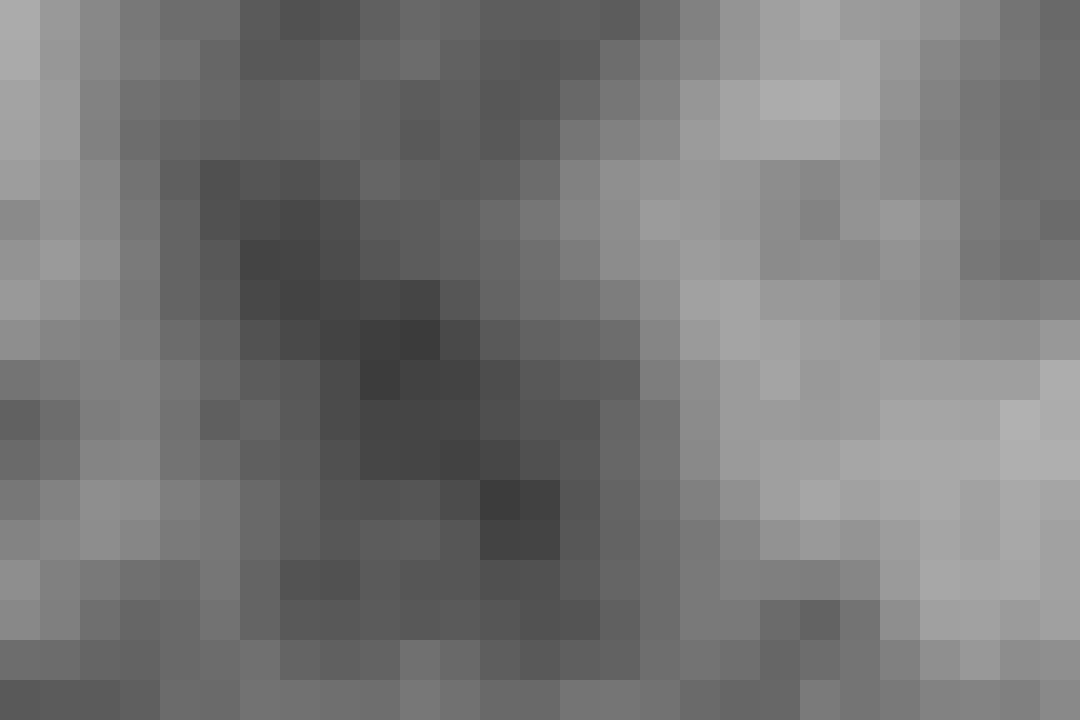
Frame 1 (no input)
Frame 60 (no input): identical to frame 1, image omitted
Frame 120 (the mouse pressed at the canvas centre since frame 60): identical to frame 1, image omitted

The p5.js sketch that drew this single still picture (run headless with seeded random() and noise() and a simulated clock; from frame 60 on, the mouse is pressed at the canvas centre):

// p5.js sketch
// ── sketch.js
let tileSize = 40;
// let inc = 0.01;
let scl = 0.1;

function setup() {
  createCanvas(1080, 720);
  noStroke();
  // colorMode (HSB);
for (let i = 0; i < width/tileSize; i ++) {
  for (let j = 0; j < height/tileSize; j++) {
    fill(noise(i * scl, j * scl) * 255);
    rect(i * tileSize, j * tileSize, tileSize, tileSize);

  }
}
}

function draw() {

}

// function pickColor(i, j) {
//   let h = noise(i * noiseScale, j * noiseScale);
//   let c = "#facade";
//
//   if(h < 0.2) {
//     c = ocean;
//   } else if(h < 0.3) {
//     c = shore;
//   } else if (h < 0.4){
//     c = sand;
//   } else if (h < 0.5) {
//     c = grass;
//   } else if (h < 0.6) {
//     c = stone;
//   } else if (h < 0.7) {
//     c = snow;
//   }
//   return color(c);
// }
//
// function drawMap() {
//   for(let i = 0; i < width; i++) {
//     for(let j = 0; j < height; j++) {
//       set(i, j, map[i][j])
//     }
//   }
//   updatePixels();
// }
